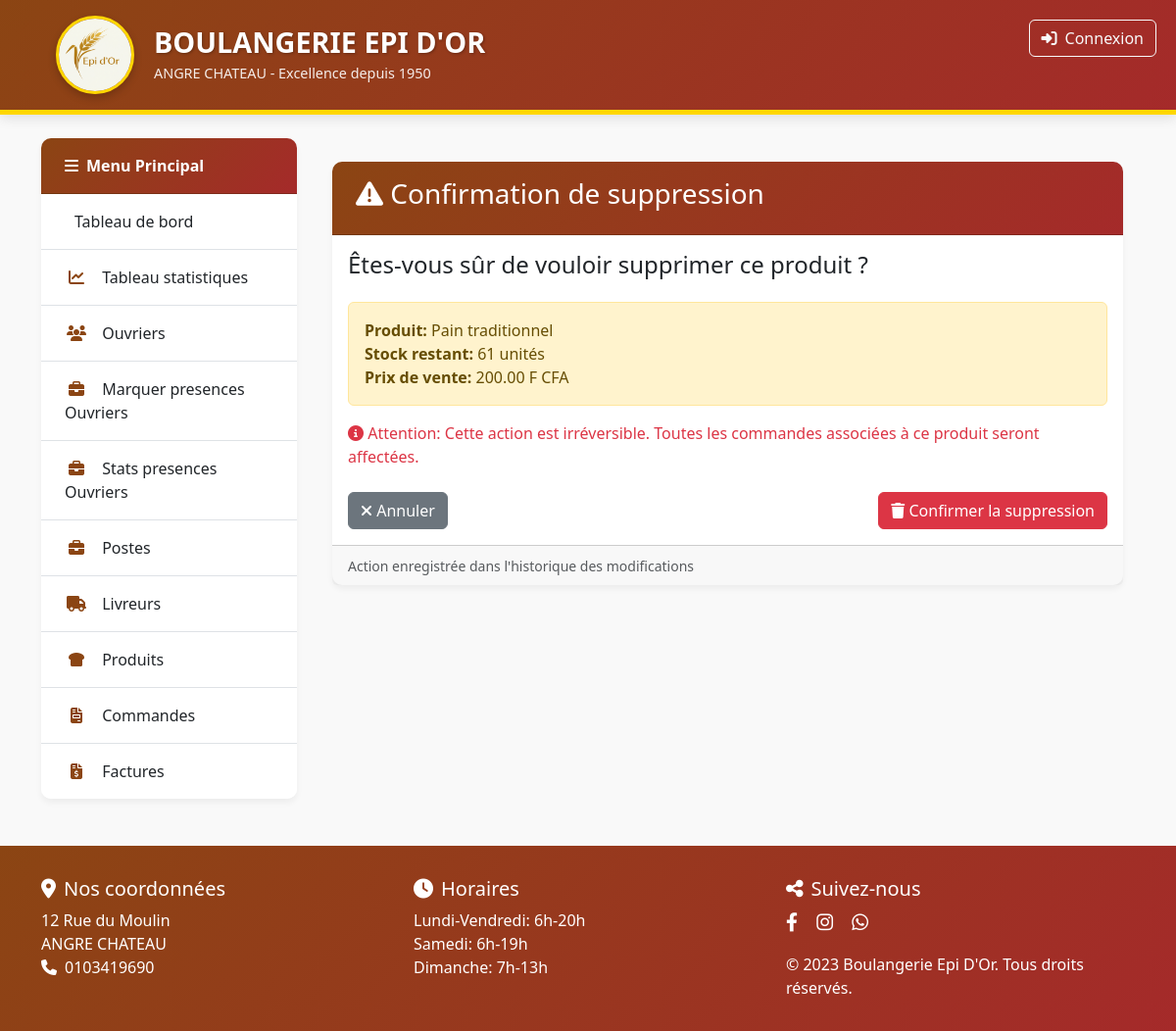
/produits/supprimer/62/, run on the app's committed database.
### gestion/models.py (models this page shows, shortened)
class Produit(models.Model):
    nom = models.CharField(max_length=100)
    prix_vente = models.DecimalField(max_digits=6, decimal_places=2)
    prix_livreur = models.DecimalField(max_digits=6, decimal_places=2)
    actif = models.BooleanField(default=True)
    stock = models.PositiveIntegerField(default=0) # Ajoute un default si tu ne l'as pas déjà

### gestion/viewsproduits.py (the view)
class ProduitDeleteView(DeleteView):
    model = Produit
    template_name = 'gestion/produits/confirm_delete.html'
    success_url = reverse_lazy('produit_liste')

### gestion/templates/gestion/produits/confirm_delete.html (shortened to what this page needs)
{% extends 'gestion/base2.html' %}
{% block content %}
<div class="container mt-4">
    <div class="card border-danger">
        <div class="card-header bg-danger text-white">
            <h3><i class="fas fa-exclamation-triangle"></i> Confirmation de suppression</h3>
        </div>
        <div class="card-body">
            <h4 class="card-title">Êtes-vous sûr de vouloir supprimer ce produit ?</h4>
            <div class="alert alert-warning mt-4">
                <strong>Produit:</strong> {{ object.nom }}<br>
                <strong>Stock restant:</strong> {{ object.stock }} unités<br>
                <strong>Prix de vente:</strong> {{ object.prix_vente }} F CFA
            </div>
            <p class="text-danger">
                <i class="fas fa-info-circle"></i> Attention: Cette action est irréversible.
                Toutes les commandes associées à ce produit seront affectées.
            </p>
            <form method="post" class="mt-4">
                <div class="d-flex justify-content-between">
                    <a href="{% url 'produit_liste' %}" class="btn btn-secondary">
                        <i class="fas fa-times"></i> Annuler
                    </a>
                    <button type="submit" class="btn btn-danger">
                        <i class="fas fa-trash"></i> Confirmer la suppression
                    </button>
                </div>
            </form>
        </div>
        <div class="card-footer text-muted">
            <small>Action enregistrée dans l'historique des modifications</small>
        </div>
    </div>
</div>
{% endblock %}

### gestion/templates/gestion/base2.html (style rules this page uses)
:root { --primary-color: #8B4513; --secondary-color: #FFD700; --accent-color: #A52A2A; --light-bg: #FFF8E1; }
body { background-color: #f9f9f9; font-family: 'Montserrat', 'Segoe UI', Tahoma, Geneva, Verdana, sans-serif; color: #333; min-height: 100vh; display: flex; flex-direction: column; }
.card { border: none; border-radius: 10px; box-shadow: 0 4px 6px rgba(0, 0, 0, 0.05); transition: all 0.3s ease; margin-bottom: 1.5rem; }
.card-header { background: linear-gradient(135deg, var(--primary-color), var(--accent-color)); color: white; border-radius: 10px 10px 0 0 !important; padding: 1rem 1.5rem; font-weight: 600; }

### data on the page
Produit: nom "Pain traditionnel", stock "61", prix_vente "200.00"
